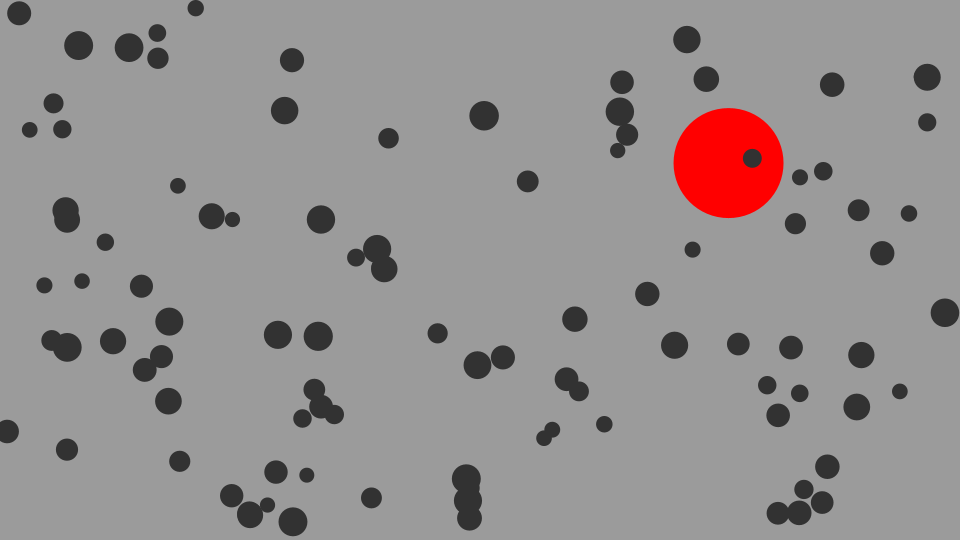
Frame 1 (no input)
Frame 60 (the mouse pressed at the canvas centre just before this capture): identical to frame 1, image omitted
Frame 120 (the mouse held since frame 60 and released just before this capture): identical to frame 1, image omitted

The Processing sketch that drew this single still picture (run headless with seeded random() and noise(); from frame 60 on, the mouse is pressed at the canvas centre):

// Processing sketch: cercle_plate
// ── cercle_plate.pde
int cerclesCount = 100;
Cercle[] cercles = new Cercle[cerclesCount];

void setup() {
  size(960, 540);

  // Création d'une instance de Cercle
  for (int i = 0; i < cerclesCount; i++) {
    cercles[i] = new Cercle();
    cercles[i].x = random(0, width);
    cercles[i].y = random(0, height);
  }
  
  cercles[9].c = color(255,0,0);
  cercles[9].size = 100;
}

void draw() {

  // Effacer l'image
  background(155);

  // Dessin des cercle
  for (int i = 0; i < cerclesCount; i++) {
    cercles[i].display();
  }
}
// ── Cercle.pde
class Cercle {

  // Définition des variables contenus dans la classe
  float x = 0.0;
  float y = 0.0;
  float size = 10;
  color c = color(50);

  // Constructeur (appelé lorsqu'on utilise le mot-clé new)
  Cercle() {
    size = random(5, 20);
  }

  // Fonction personnalisée, que l'on doit appeler manuellement
  void display() {

    ellipseMode(CENTER);
    fill(c);
    noStroke();

    // Desssiner 
    ellipse(x, y, size + 10, size + 10);
  }
}
